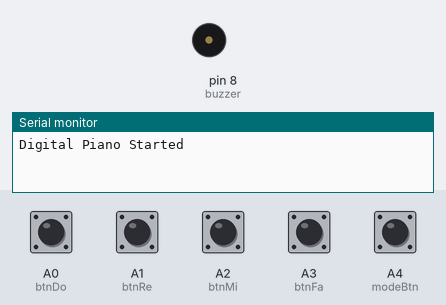
The sketch below on a simulated Arduino Uno, built with avr-gcc and run on an emulated ATmega328P. Shown: buzzer (waves = sounding), the last lines printed to the serial monitor. The test bench sets the inputs (shaded band); at power-on: A0 (btnDo), A1 (btnRe), A2 (btnMi), A3 (btnFa), A4 (modeBtn) LOW.

Above: at 1.2 s.
1.3 s: A4 (modeBtn) pulled HIGH for 0.15 s
2.9 s: A0 (btnDo) pulled HIGH for 0.15 s
At 2.97 s:
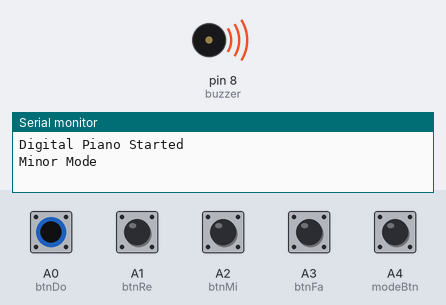
4.5 s: A4 (modeBtn) pulled HIGH for 1 s
Timing chart, 0 to 7.5 s (numbered marks = the images above; inputs shaded):
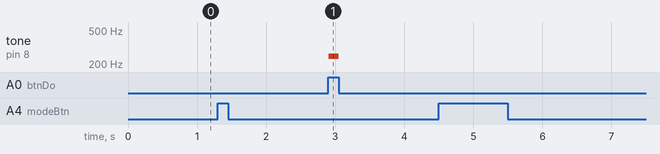

The sketch:

digital_piano.ino
```cpp
/*
 * Project : Digital Piano
 * Author  : Dinesh Patra
 * Date    : 04-07-2026
 * Description:
 * 4-key digital piano with Major/Minor mode.
 * If two keys are pressed together, Sol (392 Hz) is played.
 */

const int buzzer = 8;

const int btnDo = A0;
const int btnRe = A1;
const int btnMi = A2;
const int btnFa = A3;
const int modeBtn = A4;

bool majorMode = true;
bool lastModeState = LOW;

void setup() {

  pinMode(btnDo, INPUT);
  pinMode(btnRe, INPUT);
  pinMode(btnMi, INPUT);
  pinMode(btnFa, INPUT);
  pinMode(modeBtn, INPUT);

  pinMode(buzzer, OUTPUT);

  Serial.begin(9600);
  Serial.println("Digital Piano Started");
}

void loop() {

  // ---------- Mode Toggle ----------
  bool modeState = digitalRead(modeBtn);

  if (modeState == HIGH && lastModeState == LOW) {

    majorMode = !majorMode;

    if (majorMode)
      Serial.println("Major Mode");
    else
      Serial.println("Minor Mode");

    delay(250);
  }

  lastModeState = modeState;

  // ---------- Read Keys ----------
  bool doKey = digitalRead(btnDo);
  bool reKey = digitalRead(btnRe);
  bool miKey = digitalRead(btnMi);
  bool faKey = digitalRead(btnFa);

  int pressed = doKey + reKey + miKey + faKey;

  // ---------- Chord Detection ----------
  if (pressed >= 2) {
    tone(buzzer, 392);   // Sol
    return;
  }

  // ---------- Major / Minor Notes ----------
  if (doKey) {

    if (majorMode)
      tone(buzzer, 262);      // Do
    else
      tone(buzzer, 247);

  }

  else if (reKey) {

    if (majorMode)
      tone(buzzer, 294);      // Re
    else
      tone(buzzer, 277);

  }

  else if (miKey) {

    if (majorMode)
      tone(buzzer, 330);      // Mi
    else
      tone(buzzer, 311);

  }

  else if (faKey) {

    if (majorMode)
      tone(buzzer, 349);      // Fa
    else
      tone(buzzer, 330);

  }

  else {

    noTone(buzzer);

  }

  delay(10);
}
```

Measured:
- after the input at 2.9 s, tone on pin 8 (buzzer): silent → 247 Hz at once, → silent 0.14 s later
